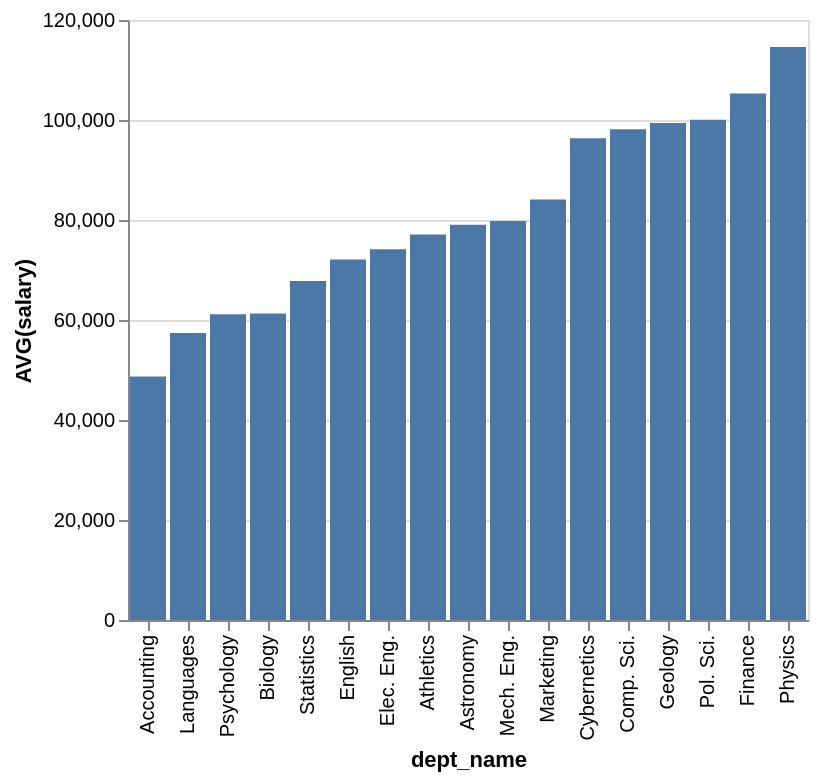

The Vega-Lite source for this figure:
### Vega-Lite specification from a JSON file in a GitHub repository (floating-point values rounded to 4 significant figures)
{"data": {"values": [{"x_data": "Accounting", "y_data": 48720.0}, {"x_data": "Astronomy", "y_data": 79070.0}, {"x_data": "Athletics", "y_data": 77100.0}, {"x_data": "Biology", "y_data": 61290.0}, {"x_data": "Comp. Sci.", "y_data": 98130.0}, {"x_data": "Cybernetics", "y_data": 96350.0}, {"x_data": "Elec. Eng.", "y_data": 74160.0}, {"x_data": "English", "y_data": 72090.0}, {"x_data": "Finance", "y_data": 105300.0}, {"x_data": "Geology", "y_data": 99380.0}, {"x_data": "Languages", "y_data": 57420.0}, {"x_data": "Marketing", "y_data": 84100.0}, {"x_data": "Mech. Eng.", "y_data": 79810.0}, {"x_data": "Physics", "y_data": 114600.0}, {"x_data": "Pol. Sci.", "y_data": 100100.0}, {"x_data": "Psychology", "y_data": 61140.0}, {"x_data": "Statistics", "y_data": 67800.0}]}, "mark": "bar", "encoding": {"x": {"field": "x_data", "type": "nominal", "title": "dept_name", "sort": {"op": "sum", "field": "y_data", "order": "ascending"}}, "y": {"field": "y_data", "type": "quantitative", "title": "AVG(salary)"}}}
